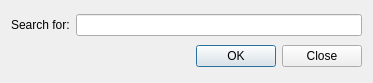
<ui version="4.0" >
 <class>FindDialog</class>
 <widget class="QDialog" name="FindDialog" >
  <property name="geometry" >
   <rect>
    <x>0</x>
    <y>0</y>
    <width>373</width>
    <height>83</height>
   </rect>
  </property>
  <property name="windowTitle" >
   <string>Dialog</string>
  </property>
  <layout class="QGridLayout" >
   <item row="0" column="0" >
    <widget class="QLabel" name="label" >
     <property name="text" >
      <string>Search for:</string>
     </property>
    </widget>
   </item>
   <item row="0" column="1" >
    <widget class="QLineEdit" name="m_searchText" />
   </item>
   <item row="1" column="0" colspan="2" >
    <widget class="QDialogButtonBox" name="buttonBox" >
     <property name="orientation" >
      <enum>Qt::Horizontal</enum>
     </property>
     <property name="standardButtons" >
      <set>QDialogButtonBox::Close|QDialogButtonBox::NoButton|QDialogButtonBox::Ok</set>
     </property>
    </widget>
   </item>
  </layout>
 </widget>
 <resources/>
 <connections>
  <connection>
   <sender>buttonBox</sender>
   <signal>accepted()</signal>
   <receiver>FindDialog</receiver>
   <slot>accept()</slot>
   <hints>
    <hint type="sourcelabel" >
     <x>200</x>
     <y>255</y>
    </hint>
    <hint type="destinationlabel" >
     <x>199</x>
     <y>149</y>
    </hint>
   </hints>
  </connection>
  <connection>
   <sender>buttonBox</sender>
   <signal>rejected()</signal>
   <receiver>FindDialog</receiver>
   <slot>reject()</slot>
   <hints>
    <hint type="sourcelabel" >
     <x>200</x>
     <y>255</y>
    </hint>
    <hint type="destinationlabel" >
     <x>199</x>
     <y>149</y>
    </hint>
   </hints>
  </connection>
 </connections>
</ui>
